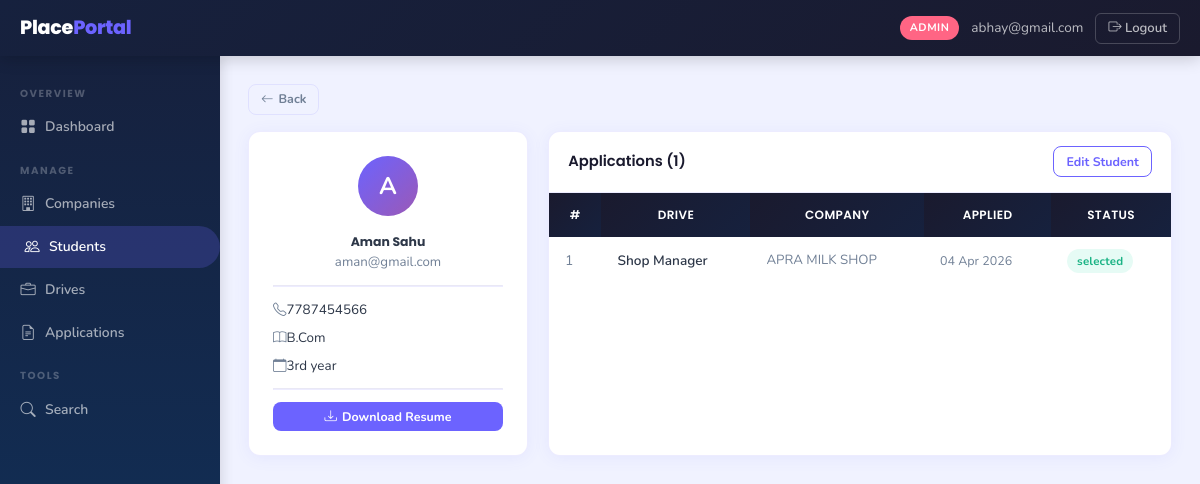
The page /admin/students/2 (signed in) on the database its author committed.
### backend/models.py (models this page shows)
class Student(db.Model):
    __tablename__ = 'students'
    id            = db.Column(db.Integer, primary_key=True)
    full_name     = db.Column(db.String(120), nullable=False)
    email         = db.Column(db.String(120), unique=True, nullable=False)
    password_hash = db.Column(db.String(256), nullable=False)
    phone         = db.Column(db.String(20))
    branch        = db.Column(db.String(100))
    year          = db.Column(db.String(20))
    cgpa          = db.Column(db.Float)
    skills        = db.Column(db.Text)
    resume_path   = db.Column(db.String(300))
    is_active     = db.Column(db.Boolean, default=True)
    registered_at = db.Column(db.DateTime, default=datetime.utcnow)
    applications = db.relationship('Application', backref='student',
                                   lazy=True, cascade='all, delete-orphan')

class Application(db.Model):
    __tablename__ = 'applications'
    id               = db.Column(db.Integer, primary_key=True)
    student_id       = db.Column(db.Integer, db.ForeignKey('students.id'), nullable=False)
    drive_id         = db.Column(db.Integer, db.ForeignKey('placement_drives.id'), nullable=False)
    status           = db.Column(db.String(20), default='applied')
    application_date = db.Column(db.DateTime, default=datetime.utcnow)
    __table_args__ = (
        db.UniqueConstraint('student_id', 'drive_id', name='unique_application'),
    )

class PlacementDrive(db.Model):
    __tablename__ = 'placement_drives'
    id                   = db.Column(db.Integer, primary_key=True)
    company_id           = db.Column(db.Integer, db.ForeignKey('companies.id'), nullable=False)
    job_title            = db.Column(db.String(150), nullable=False)
    job_description      = db.Column(db.Text,        nullable=False)
    eligibility_criteria = db.Column(db.Text)
    location             = db.Column(db.String(100))
    salary_package       = db.Column(db.String(80))
    application_deadline = db.Column(db.Date,        nullable=False)
    status               = db.Column(db.String(20), default='pending')
    created_at           = db.Column(db.DateTime, default=datetime.utcnow)
    applications = db.relationship('Application', backref='drive',
                                   lazy=True, cascade='all, delete-orphan')

class Company(db.Model):
    __tablename__ = 'companies'
    id              = db.Column(db.Integer, primary_key=True)
    company_name    = db.Column(db.String(150), nullable=False)
    email           = db.Column(db.String(120), unique=True, nullable=False)
    password_hash   = db.Column(db.String(256), nullable=False)
    hr_contact      = db.Column(db.String(120))
    phone           = db.Column(db.String(20))
    website         = db.Column(db.String(200))
    description     = db.Column(db.Text)
    approval_status = db.Column(db.String(20), default='pending')
    registered_at   = db.Column(db.DateTime, default=datetime.utcnow)
    drives = db.relationship('PlacementDrive', backref='company',
                             lazy=True, cascade='all, delete-orphan')

### backend/routes.py (the view)
    @app.route('/admin/students/<int:student_id>')
    @login_required('admin')
    def admin_student_detail(student_id):
        student      = Student.query.get_or_404(student_id)
        applications = Application.query.filter_by(student_id=student_id).all()
        return render_template('admin/student_detail.html',
                               student=student, applications=applications)

### backend/routes.py (called while the page is built)
def login_required(role):
    def decorator(f):
        @wraps(f)
        def decorated_function(*args, **kwargs):
            if 'user_id' not in session:
                flash('Please log in to continue.', 'warning')
                return redirect(url_for('auth_login', role=role))
            if session.get('role') != role:
                flash('You do not have permission to view that page.', 'danger')
                return redirect(url_for('home'))
            return f(*args, **kwargs)
        return decorated_function
    return decorator

### templates/admin/student_detail.html (shortened to what this page needs)
{% extends 'layout_dashboard.html' %}
{% block sidebar %}
  <div class="sidebar-section">Overview</div>
  <a href="{{ url_for('admin_dashboard') }}" class="sidebar-link"><i class="bi bi-grid-fill"></i> Dashboard</a>
  <div class="sidebar-section">Manage</div>
  <a href="{{ url_for('admin_companies') }}" class="sidebar-link"><i class="bi bi-building"></i> Companies</a>
  <a href="{{ url_for('admin_students') }}" class="sidebar-link active"><i class="bi bi-people"></i> Students</a>
  <a href="{{ url_for('admin_drives') }}" class="sidebar-link"><i class="bi bi-briefcase"></i> Drives</a>
  <a href="{{ url_for('admin_applications') }}" class="sidebar-link"><i class="bi bi-file-earmark-text"></i> Applications</a>
  <div class="sidebar-section">Tools</div>
  <a href="{{ url_for('admin_search') }}" class="sidebar-link"><i class="bi bi-search"></i> Search</a>
{% endblock %}
{% block content %}
<a href="{{ url_for('admin_students') }}" class="btn btn-outline-secondary btn-sm" style="margin-bottom:1rem;"><i class="bi bi-arrow-left me-1"></i>Back</a>
<div style="display:grid;grid-template-columns:280px 1fr;gap:1.25rem;">
  <div class="card" style="align-self:start;">
    <div class="card-body" style="padding:1.5rem;text-align:center;">
      <div style="width:60px;height:60px;border-radius:50%;background:linear-gradient(135deg,var(--primary),#9B59B6);display:flex;align-items:center;justify-content:center;font-size:1.5rem;font-weight:700;color:#fff;margin:0 auto 1rem;">{{ student.full_name[0]|upper }}</div>
      <h5 class="fw-700">{{ student.full_name }}</h5>
      <p style="color:var(--muted);font-size:.83rem;margin-bottom:.5rem;">{{ student.email }}</p>
      <hr style="border-color:var(--border);margin:.75rem 0;">
      <div style="text-align:left;font-size:.84rem;">
        {% if student.phone %}<div style="margin-bottom:.4rem;"><i class="bi bi-telephone text-muted me-2"></i>{{ student.phone }}</div>{% endif %}
        {% if student.branch %}<div style="margin-bottom:.4rem;"><i class="bi bi-book text-muted me-2"></i>{{ student.branch }}</div>{% endif %}
        {% if student.year %}<div style="margin-bottom:.4rem;"><i class="bi bi-calendar text-muted me-2"></i>{{ student.year }}</div>{% endif %}
      </div>
      {% if student.resume_path %}
      <hr style="border-color:var(--border);margin:.75rem 0;">
      <a href="{{ url_for('download_resume', student_id=student.id) }}" class="btn btn-primary w-100 btn-sm"><i class="bi bi-download me-1"></i>Download Resume</a>
      {% endif %}
    </div>
  </div>
  <div class="card">
    <div class="card-header">
      <span>Applications ({{ applications|length }})</span>
      <a href="{{ url_for('admin_edit_student', student_id=student.id) }}" class="btn btn-outline-primary btn-sm">Edit Student</a>
    </div>
    {% if applications %}
    <table class="table">
      <thead><tr><th>#</th><th>Drive</th><th>Company</th><th>Applied</th><th>Status</th></tr></thead>
      <tbody>
        {% for app in applications %}
        <tr>
          <td style="color:var(--muted);">{{ loop.index }}</td>
          <td class="fw-600" style="font-size:.85rem;">{{ app.drive.job_title }}</td>
          <td style="font-size:.83rem;color:var(--muted);">{{ app.drive.company.company_name }}</td>
          <td style="font-size:.78rem;color:var(--muted);">{{ app.application_date.strftime('%d %b %Y') }}</td>
          <td><span class="badge badge-{{ app.status }}">{{ app.status }}</span></td>
        </tr>
        {% endfor %}
      </tbody>
    </table>
    {% else %}
    <div class="empty-state"><i class="bi bi-file-earmark-text"></i><p>No applications yet</p></div>
    {% endif %}
  </div>
</div>
{% endblock %}

### static/css/styles.css (style rules this page uses)
:root { --primary : #6C63FF; --primary-lt : #EEEDFE; --primary-dk : #5a52e0; --success : #43D9A2; --success-lt : #E6FBF5; --warning : #FFB830; --warning-lt : #FFF8E7; --danger : #FF4757; --danger-lt : #FFF0F0; --info : #2ECBFF; --info-lt : #EBF8FF; --dark : #1A1A2E; --darker : #16213E; --muted : #718096; --border : rgba(108,99,255,0.12); --bg : #F0F2FF; --card : #ffffff; --shadow : 0 2px 16px rgba(108,99,255,0.08); --shadow-lg : 0 8px 32px rgba(108,99,255,0.14); --radius : 12px; --radius-sm : 8px; --sidebar-w : 220px; }
*, *::before, *::after { box-sizing: border-box; margin: 0; padding: 0; }
body { font-family: 'Nunito', sans-serif; background: var(--bg); color: #2D3748; font-size: 15px; line-height: 1.6; }
h1,h2,h3,h4,h5,h6 { font-family: 'Poppins', sans-serif; }
a { text-decoration: none; color: var(--warning); }
.sidebar-section { font-size: 0.64rem; font-weight: 700; text-transform: uppercase; letter-spacing: 1.5px; color: rgba(255,255,255,0.25); padding: 0.85rem 1.25rem 0.2rem; font-family: 'Poppins', sans-serif; }
.sidebar-link { display: flex; align-items: center; gap: 9px; padding: 0.55rem 1.25rem; color: rgba(255,255,255,0.62); font-size: 0.87rem; font-weight: 600; border-radius: 0 24px 24px 0; margin: 1px 0; transition: all 0.18s; }
.sidebar-link:hover, .sidebar-link.active { background: rgba(108,99,255,0.22); color: #fff; padding-left: 1.5rem; }
.sidebar-link i { font-size: 0.95rem; width: 16px; text-align: center; }
.card { background: var(--card); border-radius: var(--radius); border: 1px solid var(--border); box-shadow: var(--shadow); overflow: hidden; }
.card-header { padding: 0.9rem 1.2rem; border-bottom: 1px solid var(--border); font-family: 'Poppins', sans-serif; font-weight: 600; font-size: 0.92rem; color: var(--dark); display: flex; align-items: center; justify-content: space-between; background: transparent; }
.card-body { padding: 1.25rem; }
.table { width: 100%; border-collapse: collapse; }
.table thead th { background: linear-gradient(135deg, var(--dark), var(--darker)); color: #fff; font-family: 'Poppins', sans-serif; font-size: 0.75rem; font-weight: 600; text-transform: uppercase; letter-spacing: 0.4px; padding: 0.8rem 1rem; border: none; }
.table tbody td { padding: 0.72rem 1rem; border-bottom: 1px solid var(--border); font-size: 0.87rem; vertical-align: middle; }
.table tbody tr:last-child td { border-bottom: none; }
.fw-600 { font-weight: 600; }
.fw-700 { font-weight: 700; }
.btn { display: inline-flex; align-items: center; justify-content: center; gap: 5px; padding: 0.45rem 1rem; border-radius: var(--radius-sm); font-family: 'Nunito', sans-serif; font-weight: 700; font-size: 0.85rem; border: none; cursor: pointer; transition: all 0.18s; text-decoration: none; }
.btn-primary { background: var(--primary); color: #fff; }
.btn-outline-primary { border: 1.5px solid var(--primary); color: var(--primary); background: transparent; }
.btn-outline-secondary { border: 1.5px solid var(--border); color: var(--muted); background: transparent; }
.btn-sm { padding: 0.28rem 0.75rem; font-size: 0.78rem; }
.w-100 { width: 100%; }
.badge { display: inline-block; padding: 3px 10px; border-radius: 20px; font-size: 0.72rem; font-weight: 700; letter-spacing: 0.2px; }
.badge-selected { background: var(--success-lt); color: #1BB385; }
.text-muted { color: var(--muted) !important; }

### rows shown on the page
Student: full_name "A", full_name "Aman Sahu", email "aman@gmail.com", phone "7787454566", branch "B.Com", year "3rd year"
Application: drive.job_title "Shop Manager", drive.company.company_name "APRA MILK SHOP", application_date "04 Apr 2026", status "selected"

### other values the page prints
{{ session.get('role') }} "ADMIN"
{{ session.get('name', '') }} "abhay@gmail.com"
{{ applications|length }} "1"
